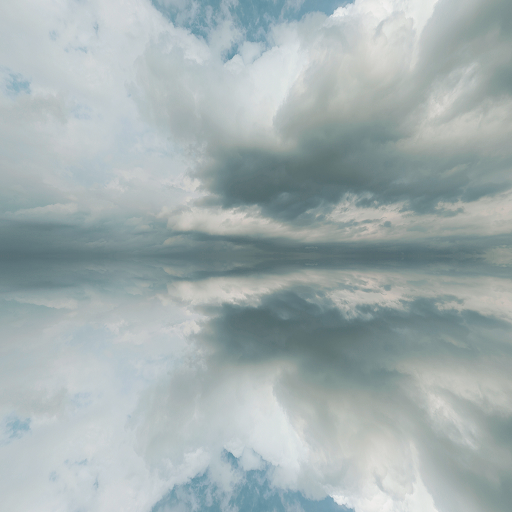
#> input picture cloudy/bluecloud_ft.jpg, 1024 x 1024 px (shown at 1/2 size)
$ python skybox.py
#> lines starting #> are read from the running program, lines starting #| are printed output that depends on the picture
### utils.py
import math as m
import laspy
import numpy as np

def write_file(filename, list, overwrite):
    if overwrite:
        with open(filename, 'w') as wf:
            for point in list:
                for coord in point:
                    wf.write(str(coord) + " ")
                wf.write("\n")
    else:
        with open(filename, 'a') as wf:
            for point in list:
                for coord in point:
                    wf.write(str(coord) + " ")
                wf.write("\n")


def generate_cube(x,y,z,l,w,h,n,fill): # (x,y,z) is centre of rectangular prism, l = length, w = width, h = height, n = number of points
    point_list= []
    points = 0

    xcoord = x - l/2
    ycoord = y - w/2
    zcoord = z - h/2

    if fill:
        xcoord_add = l/n**(1/3)
        ycoord_add = w/n**(1/3)
        zcoord_add = h/n**(1/3)

        while zcoord <= z + h/2:
            xcoord = x - l/2
            while xcoord <= x + l/2:
                ycoord = y - w/2
                while ycoord <= y + w/2:
                    point_list.append([xcoord, ycoord, zcoord])
                    ycoord += ycoord_add
                xcoord += xcoord_add
            zcoord += zcoord_add

    else:
        xcoord_add = l/m.sqrt(n/6)
        ycoord_add = w/m.sqrt(n/6)
        zcoord_add = h/m.sqrt(n/6)

        while zcoord <= z + h/2: #building front and back face of cube
            xcoord = x - l/2
            while xcoord <= x + l/2:
                ycoord = y -w/2
                while ycoord <= y + w/2:
                    point_list.append([xcoord, ycoord, zcoord])
                    ycoord += w
                xcoord += xcoord_add

            #building side faces of cube
            ycoord = y - w/2 + ycoord_add
            while ycoord < y + w/2:
                xcoord = x - l/2
                while xcoord <= x + l/2:
                    point_list.append([xcoord, ycoord, zcoord])
                    xcoord += l
                ycoord += ycoord_add
            zcoord += zcoord_add

        zcoord = z - h/2 #building top layer of face
        while zcoord <= z + h/2:
            xcoord = x - l/2
            while xcoord <= x + l/2:
                ycoord = y - w/2
                while ycoord <= y + w/2:
                    point_list.append([xcoord, ycoord, zcoord])
                    ycoord += ycoord_add
                xcoord += xcoord_add
            zcoord += h

    return point_list

# [46 lines left out: functions del_points_sphere, cube_remove, not called in this run]

def conv_xyz_to_las(filename):
    with open(filename, "r") as rf:
        points = rf.readlines()
        points_list = []

        for coords in points:
            coord = coords.split(" ")
            points_list.append(coord)

        index = len(points_list) - 1
        while index >= 0:
            del points_list[index][-1]
            index -= 1

        for point in points_list:
            for i in range(len(point)):
                point[i] = float(point[i])

        return points_list

def write_las_file(xyzirgb, file_name):
    xyzirgb = np.array(xyzirgb)
    hdr = laspy.header.Header(file_version=1.2, point_format=3)
    outfile = laspy.file.File(file_name, mode="w", header=hdr)
    xmin = np.floor(np.min(xyzirgb[:, 0]))
    ymin = np.floor(np.min(xyzirgb[:, 1]))
    zmin = np.floor(np.min(xyzirgb[:, 2]))
    outfile.header.offset = [xmin, ymin, zmin]
    outfile.header.scale = [0.001, 0.001, 0.001]

    outfile.x = xyzirgb[:, 0]
    outfile.y = xyzirgb[:, 1]
    outfile.z = xyzirgb[:, 2]
    outfile.intensity = xyzirgb[:, 3]

    outfile.red = xyzirgb[:, 4] * 65535 // 255
    outfile.green = xyzirgb[:, 5] * 65535 // 255
    outfile.blue = xyzirgb[:, 6] * 65535 // 255

    outfile.close()


### skybox.py
import numpy as np
import cv2
import utils
import math as m

img_ft = cv2.imread("cloudy/bluecloud_ft.jpg", 1)
#> img_ft is the input picture: shape (1024, 1024, 3); mean B, G, R 176.4, 175.5, 162.9
img_bk = cv2.imread("cloudy/bluecloud_bk.jpg", 1)
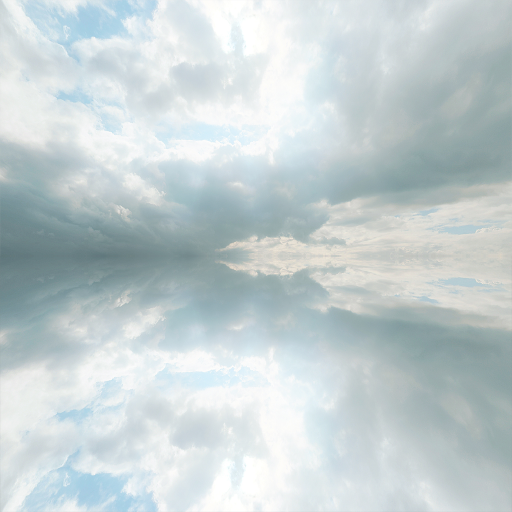
#> input picture cloudy/bluecloud_bk.jpg, 1024 x 1024 px (shown at 1/2 size)
#> img_bk is the input picture: shape (1024, 1024, 3); mean B, G, R 209.7, 207.8, 196.3
img_lt = cv2.imread("cloudy/bluecloud_lf.jpg", 1)
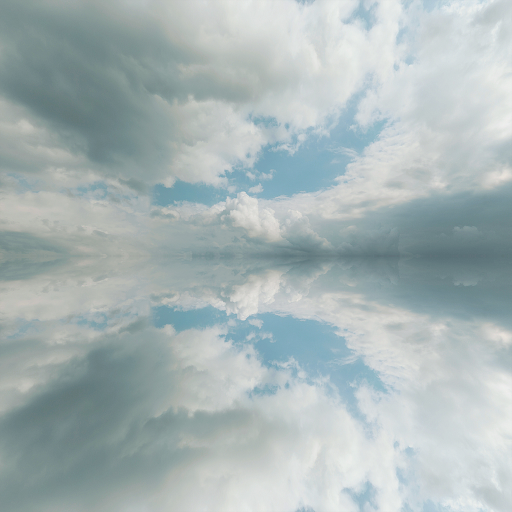
#> input picture cloudy/bluecloud_lf.jpg, 1024 x 1024 px (shown at 1/2 size)
#> img_lt is the input picture: shape (1024, 1024, 3); mean B, G, R 182.1, 181.2, 168
img_rt = cv2.imread("cloudy/bluecloud_rt.jpg", 1)
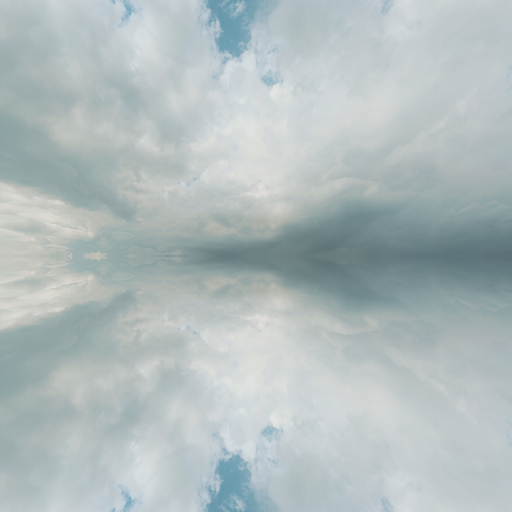
#> input picture cloudy/bluecloud_rt.jpg, 1024 x 1024 px (shown at 1/2 size)
#> img_rt is the input picture: shape (1024, 1024, 3); mean B, G, R 189.1, 188.1, 177.1
img_tp = cv2.imread("cloudy/bluecloud_up.jpg", 1)
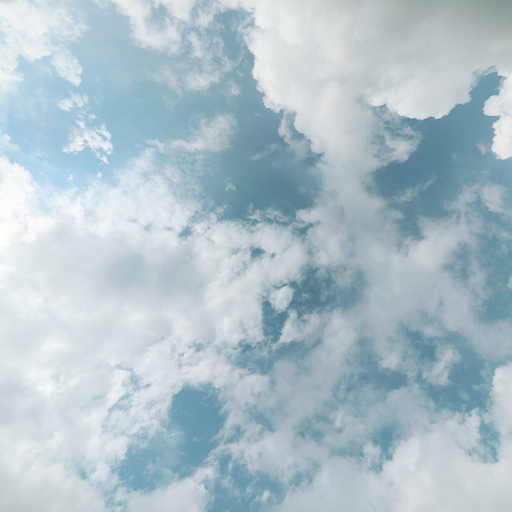
#> input picture cloudy/bluecloud_up.jpg, 1024 x 1024 px (shown at 1/2 size)
#> img_tp is the input picture: shape (1024, 1024, 3); mean B, G, R 200.8, 192.3, 173.6
img_bt = cv2.imread("cloudy/bluecloud_dn.jpg", 1)
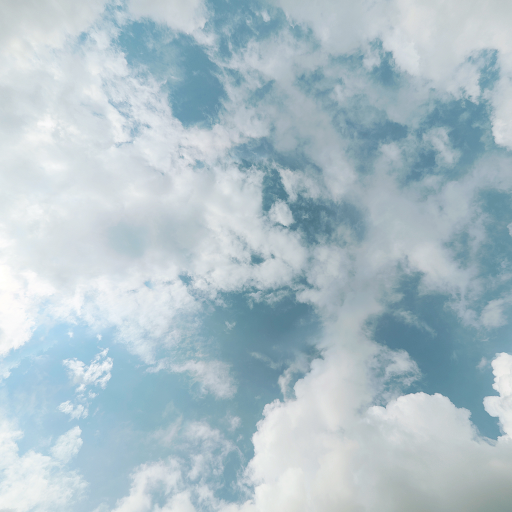
#> input picture cloudy/bluecloud_dn.jpg, 1024 x 1024 px (shown at 1/2 size)
#> img_bt is the input picture: shape (1024, 1024, 3); mean B, G, R 200.8, 192.3, 173.6

img_list_ft = img_ft.tolist()
#> img_list_ft = 1024 items
img_list_bk = img_bk.tolist()
#> img_list_bk = 1024 items
img_list_lt = img_lt.tolist()
#> img_list_lt = 1024 items
img_list_rt = img_rt.tolist()
#> img_list_rt = 1024 items
img_list_tp = img_tp.tolist()
#> img_list_tp = 1024 items
img_list_bt = img_bt.tolist()
#> img_list_bt = 1024 items

def create_cube1(x,y,z,length, width, height):
#> called with x = 1, y = 2, z = 3, length = 1000, width = 1000, height = 1000
    points = utils.generate_cube(x,y,z,length,width,height,1000000,False)
    for point in points:
        point += [0,0,0,0]
        x_coord_adj = point[0] + length/2 -x
        y_coord_adj = point[1] + width/2 -y
        z_coord_adj = point[2] + height/2 -z

        if point[1] == y - width/2: # front face
            i_width = len(img_rt)
            i_length = len(img_rt[0])

            colour = img_list_rt[i_width-1-int(z_coord_adj/height*i_width)][int(x_coord_adj/length*i_length)]
        if point[1] == y + width/2: # back face
            i_width = len(img_lt)
            i_length = len(img_lt[0])

            colour = img_list_lt[i_width-1-int(z_coord_adj/height*i_width)][i_length-1-int(x_coord_adj/length*i_length)]
        if point[0] == x - length/2: #left face
            i_width = len(img_bk)
            i_length = len(img_bk[0])

            colour = img_list_bk[i_width-1-int(z_coord_adj/height*i_width)][i_length-1-int(y_coord_adj/width*i_length)]
        if point[0] == x + length/2: #right face
            i_width = len(img_ft)
            i_length = len(img_ft[0])

            colour = img_list_ft[i_width-1-int(z_coord_adj/height*i_width)][int(y_coord_adj/width*i_length)]
        if point[2] == z +  height/2: #top face
            i_width = len(img_tp)
            i_length = len(img_tp[0])

            colour = img_list_tp[i_width-1-int(y_coord_adj/width*i_width)][int(x_coord_adj/length*i_length)]
        if point[2] == z - height/2: #bottom face
            i_width = len(img_bt)
            i_length = len(img_bt[0])

            colour = img_list_bt[int(y_coord_adj/width*i_width)-1][int(x_coord_adj/length*i_length)-1]

        point[6] = colour[0]
        point[5] = colour[1]
        point[4] = colour[2]
#> this loop made 1002868 passes
#> (x_coord_adj, y_coord_adj, colour) on passes 61 to 72: (73.48, 0, [233, 231, 221]), (73.48, 1000, [233, 231, 221]), (75.93, 0, [230, 229, 215]), (75.93, 1000, [230, 229, 215]), (78.38, 0, [232, 225, 216]), (78.38, 1000, [232, 225, 216]), (80.83, 0, [229, 227, 217]), (80.83, 1000, [229, 227, 217]), (83.28, 0, [228, 227, 217]), (83.28, 1000, [228, 227, 217]), (85.73, 0, [234, 229, 220]), (85.73, 1000, [234, 229, 220])
#> (x_coord_adj, y_coord_adj) on pass 97: (117.6, 0)
    return points

points = create_cube1(1,2,3,1000,1000,1000)
utils.write_file("output.xyz", points, True)
xyzirgb = utils.conv_xyz_to_las("output.xyz")
utils.write_las_file(xyzirgb, "hayden.las")
#> (the call stopped at in write_las_file, `hdr = laspy.header.Header(file_version=1.2, point_format=3)`: laspy is not available in this run)
